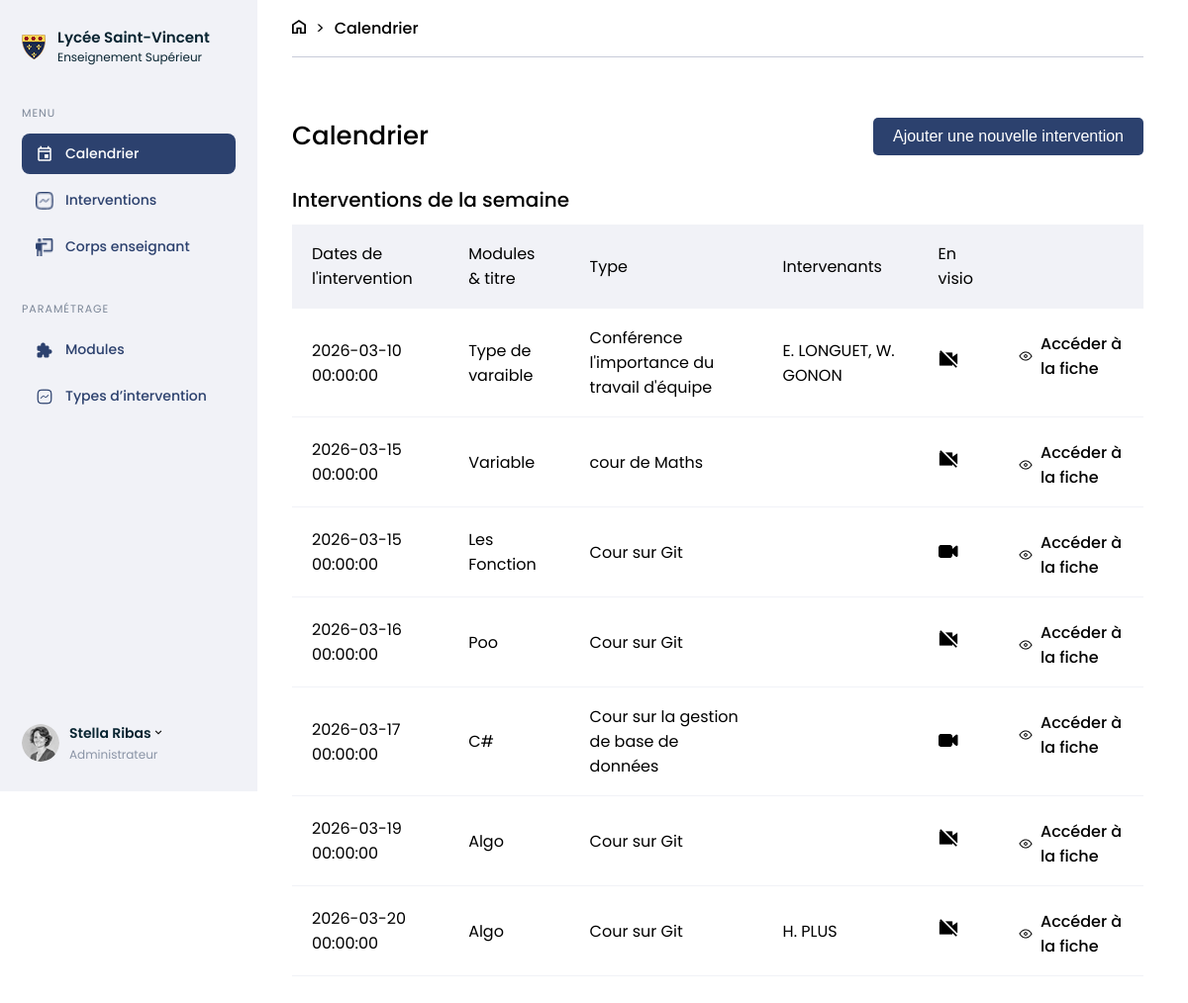
Page /Calendrier.php (signed in) on the earlier database version.
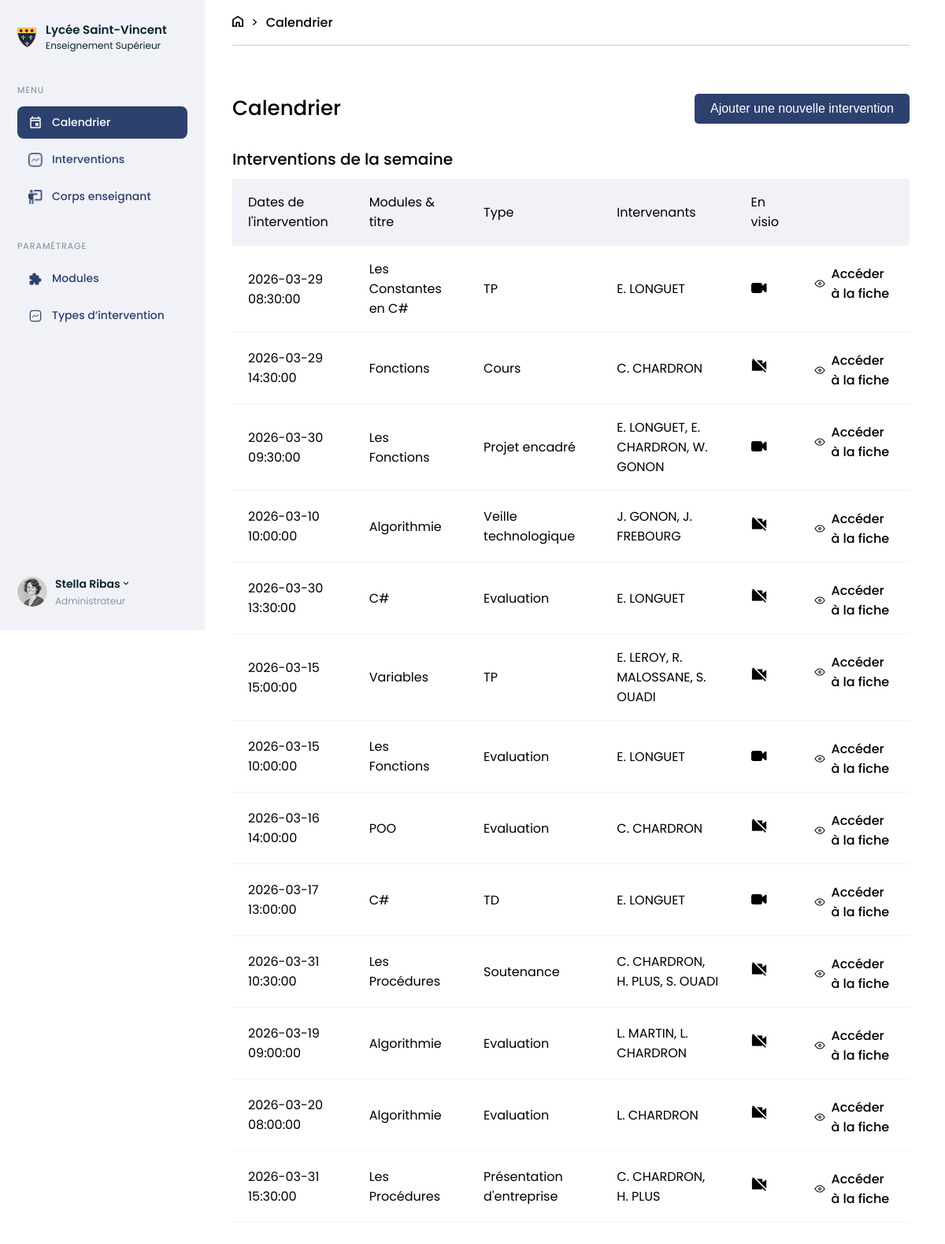
Same page on the later database version.
### tables this page shows
CREATE TABLE IF NOT EXISTS `course` (
  `id` int NOT NULL AUTO_INCREMENT,
  `start_date` datetime NOT NULL,
  `end_date` datetime NOT NULL,
  `intervention_type_id` int NOT NULL,
  `module_id` int NOT NULL,
  `remotely` tinyint(1) DEFAULT NULL,
  `title` varchar(255) NOT NULL,
  PRIMARY KEY (`id`),
  KEY `id_course_module` (`module_id`),
  KEY `id_intervention` (`intervention_type_id`)
);

CREATE TABLE IF NOT EXISTS `module` (
  `id` int NOT NULL AUTO_INCREMENT,
  `code` varchar(50) NOT NULL,
  `parent_id` int DEFAULT NULL,
  `name` varchar(255) NOT NULL,
  `description` text NOT NULL,
  `hours_count` int DEFAULT NULL,
  `capstone_project` tinyint(1) DEFAULT NULL,
  PRIMARY KEY (`id`),
  KEY `parent_id` (`parent_id`) USING BTREE
);

CREATE TABLE IF NOT EXISTS `intervention_type` (
  `id` int NOT NULL AUTO_INCREMENT,
  `name` varchar(255) NOT NULL,
  `description` text NOT NULL,
  `color` varchar(20) NOT NULL,
  PRIMARY KEY (`id`)
);

### public/Calendrier.php (the view, shortened to what this page needs)
<?php
require_once('inclus/Connexion.php');
require_once 'inclus/Header.php';
$active = 'calendrier';
?>
<body>
    <nav>
        <?php require_once('inclus/Menu_gestion_licence.php'); ?>
    </nav>
    <section class="calendar page">
        <div class="breadcrumb">
            <a href="#"><img src="assets/home.png" alt=""></a>
            <p>></p>
            <a href="#">Calendrier</a>
        </div>
        <section class="titles-page">
            <div class="align">
                <h3>Calendrier</h3>
                <div class="button">
                    <button command="show-modal" commandfor="dialog" class="blue-button">Ajouter une nouvelle intervention</button>
                </div>
            </div>
            <h4>Interventions de la semaine</h4>
            <table class="table">
                <tr class="columns">
                    <td>Dates de l'intervention</td>
                    <td>Modules & titre</td>
                    <td>Type</td>
                    <td>Intervenants</td>
                    <td>En visio</td>
                    <td></td>
                </tr>
                <?php
                    $requete = $con->prepare("SELECT id, start_date, end_date, intervention_type_id, module_id, remotely FROM course");
                    $requete->execute();
                    $contenu = $requete->fetchAll(\PDO::FETCH_ASSOC);
                    foreach ($contenu as $valeurs=>$element) {
                        echo "<tr>";
                        echo "<td>". $element["start_date"]. "</td>";
                        $module_id = $element["module_id"];
                        $requete = $con->prepare("SELECT name FROM module WHERE id = :module_id");
                        $requete -> bindParam(':module_id', $module_id);
                        $requete->execute();
                        $nom_module = $requete->fetch(\PDO::FETCH_ASSOC);
                        echo "<td>". $nom_module["name"] . "</td>";
                        $type_intervention = $element["intervention_type_id"];
                        $requete = $con->prepare("SELECT name FROM intervention_type WHERE id = :type_intervention");
                        $requete -> bindParam(':type_intervention', $type_intervention);
                        $requete->execute();
                        $nom_intervention = $requete->fetch(\PDO::FETCH_ASSOC);
                        echo "<td>". $nom_intervention["name"] ."</td>";
                        $id = $element["id"];
                        $requete = $con->prepare("SELECT upper(u.last_name), upper(u.first_name) FROM user u WHERE u.id IN (SELECT i.user_id FROM instructor i WHERE i.id in (SELECT c.instructor_id FROM course_instructor c WHERE c.course_id = :id))");
                        $requete -> bindParam(':id', $id);
                        $requete->execute();
                        $noms_intervenants = $requete->fetchAll(\PDO::FETCH_ASSOC);
                        echo "<td>";
                        $temporaire = "";
                        foreach ($noms_intervenants as $colonne=>$noms){
                            $temporaire .= ", ". $noms["upper(u.first_name)"][0].". ".$noms["upper(u.last_name)"];
                        }
                        echo substr($temporaire, 2);
                        echo "</td>";
                        if ($element["remotely"] == 0){
                            ?><td> <img src="assets/VisioOff.png" alt=""> </td><?php
                        }
                        else {
                            ?><td> <img src="assets/VisioOn.png" alt=""> </td><?php
                        }
                        ?><td class="table_align"><img src="assets/Oeil.png" alt="">
                        <a href="">Accéder à la fiche</a></td>
                        <?php
                        echo "</tr>";
                    }
                ?>
            </table>
        </section>
    </section>
</body>
</html>

### public/inclus/Header.php (shortened to what this page needs)
<!DOCTYPE html>
<html lang="fr">
<head>
    <link rel="stylesheet" href="style.css">
</head>

### public/inclus/Menu_gestion_licence.php (shortened to what this page needs)
<div class="lateral-menu">
    <div class="logo-menu">
        <img src="assets/logo1.png">
        <div class="title-menu">
            <strong>Lycée Saint-Vincent</strong><br>
            <span>Enseignement Supérieur</span>
        </div>
    </div>
    <div class="menu-section">
        <div class="menu-section-title">MENU</div>
            <a href="Calendrier.php" class="menu-item <?php if($active=='calendrier') echo 'active-item-menu'; ?>">
            <img src="<?php if($active=='calendrier') echo 'assets/icon1.png'; else echo 'assets/Blue-calendar.png'?>" class="menu-icon">
            Calendrier </a>
            <a href="Intervention.php" class="menu-item <?php if($active=='interventions') echo 'active-item-menu'; ?>">
            <img src="<?php if($active=='interventions') echo 'assets/White-intervention.png'; else echo 'assets/icon2.png'?>" class="menu-icon">
            Interventions
            </a>
            <a href="Corps_enseignant.php" class="menu-item <?php if($active=='enseignants') echo 'active-item-menu'; ?>">
            <img src="<?php if($active=='enseignants') echo 'assets/white-corps-enseignant.png'; else echo 'assets/icon3.png'?>" class="menu-icon">
            Corps enseignant
            </a>
        </div>
        <div class="menu-section">
            <div class="menu-section-title">PARAMÉTRAGE</div>
                <a href="#" class="menu-item <?php if($active=='modules') echo 'active-item-menu'; ?>">
                <img src="<?php if($active=='modules') echo 'assets/white-module.png'; else echo 'assets/icon4.png'?>" class="menu-icon">
                Modules
                </a>
                <a href="Type_intervention.php" class="menu-item <?php if($active=='types') echo 'active-item-menu'; ?>">
                <img src="<?php if($active=='types') echo 'assets/white-type-intervention.png'; else echo 'assets/icon5.png'?>" class="menu-icon">
                Types d’intervention
                </a>
            </div>
            <div class="user-menu">
                <img src="assets/image1.png" class="avatar-menu">
                <div>
                    <div class="flex">
                        <p class="name-menu">Stella Ribas</p>
                        <a href="#dialog"><img src="assets/chevron-down.png" alt="" style="cursor: pointer;"></a>
                    </div>
                    <p class="menu-role">Administrateur</p>
                </div>
            </div>
        </div>

### public/style.css (style rules this page uses)
nav { position: fixed; }
.page { margin-left: 250px; width: 1385px; }
p, h3 { margin: 0; }
tr { border-bottom: 1px solid #F1F2F7; height: 72px; }
.table_align { display: flex; align-items: center; padding-top: 23px; }
.table_align img { padding-right: 7px; }
.table_align a { text-decoration: none; color: black; }
nav { width: 240px; background-color: #F1F2F7; height: 100vh; }
.breadcrumb { display: inline-flex; height: 57px; width: 100%; align-items: center; gap: 10px; border-bottom: 1px solid #C8CBD9; background-color: white; }
.breadcrumb img { width: 14px; height: 14px; }
body { display: flex; margin: 0; }
.calendar { padding: 0px 45px 45px 45px; font-family: Poppins; }
.titles-page h3 { font-size: 26px; font-weight: 500; margin: 20px 0px; }
.titles-page h4 { font-size: 20px; font-weight: 500; margin: 10px 0px; }
.blue-button { padding: 10px 20px; background-color: #2C416E; color: white; text-align: center; border-radius: 5px; display: inline-block; border: unset; }
.align { display: flex; justify-content: space-between; align-items: center; margin-top: 40px; }
td { padding: 17px 20px; }
table { width: 100%; border-collapse: collapse; }
.columns { background-color: #F1F2F7; }
* { box-sizing: 0; }
.lateral-menu { width:260px; height:100vh; background:#F1F2F7; padding:28px 22px; box-sizing:border-box; display:flex; flex-direction:column; font-family: 'Poppins'; }
.logo-menu { display:flex; align-items:center; gap:12px; margin-bottom:40px; }
.logo-menu img { width:24px; }
.title-menu { line-height:1.2; }
.title-menu strong { font-size:15px; font-weight:600; color:#082431; }
.title-menu span { font-size:12px; color:#082431; }
.menu-section { margin-bottom:28px; }
.menu-section-title { font-family:'Poppins', sans-serif; font-size:11px; letter-spacing:1px; color:#7C8798; margin-bottom:12px; }
.menu-item { display:flex; align-items:center; gap:12px; padding:10px 14px; border-radius:8px; text-decoration:none; font-size:14px; color:#2C416E; margin-bottom:6px; font-weight:500; }
.menu-icon { width:18px; height:18px; }
.active-item-menu { background:#2C416E; color:white; }
.user-menu { margin-top:auto; display:flex; align-items:center; gap:10px; }
.avatar-menu { width:38px; height:38px; border-radius:50%; }
.name-menu { font-size:14px; font-weight:600; color:#082431; }
.menu-role { font-size:12px; color:#8A94A6; }
.flex { display: flex; align-items: center; }
button { font-weight: 500; font-size: 16px; }
a { text-decoration: none; color: black; font-weight: 500; }

Differences in the rows shown:
added course: start_date "2026-03-29 08:30:00", module.name "Les Constantes en C#", intervention_type.name "TP", temporaire "E. LONGUET", remotely 1 (drawn)
added course: start_date "2026-03-29 14:30:00", module.name "Fonctions", intervention_type.name "Cours", temporaire "C. CHARDRON", remotely 0 (drawn)
added course: start_date "2026-03-30 09:30:00", module.name "Les Fonctions", intervention_type.name "Projet encadré", temporaire "E. LONGUET, E. CHARDRON, W. GONON", remotely 1 (drawn)
changed course: start_date "2026-03-10 00:00:00" → "2026-03-10 10:00:00"; module.name "Type de varaible" → "Algorithmie"; intervention_type.name "Conférence l'importance du travail d'équipe" → "Veille technologique"; temporaire "E. LONGUET, W. GONON" → "J. GONON, J. FREBOURG"
added course: start_date "2026-03-30 13:30:00", module.name "C#", intervention_type.name "Evaluation", temporaire "E. LONGUET", remotely 0 (drawn)
changed course: start_date "2026-03-15 00:00:00" → "2026-03-15 15:00:00"; module.name "Variable" → "Variables"; intervention_type.name "cour de Maths" → "TP"; temporaire (not shown) → "E. LEROY, R. MALOSSANE, S. OUADI"
changed course (number 7 of 13 on the later page): start_date "2026-03-15 00:00:00" → "2026-03-15 10:00:00"; module.name "Les Fonction" → "Les Fonctions"; intervention_type.name "Cour sur Git" → "Evaluation"; temporaire (not shown) → "E. LONGUET"
changed course: start_date "2026-03-16 00:00:00" → "2026-03-16 14:00:00"; module.name "Poo" → "POO"; intervention_type.name "Cour sur Git" → "Evaluation"; temporaire (not shown) → "C. CHARDRON"
changed course (number 9 of 13 on the later page): start_date "2026-03-17 00:00:00" → "2026-03-17 13:00:00"; intervention_type.name "Cour sur la gestion de base de données" → "TD"; temporaire (not shown) → "E. LONGUET"
added course: start_date "2026-03-31 10:30:00", module.name "Les Procédures", intervention_type.name "Soutenance", temporaire "C. CHARDRON, H. PLUS, S. OUADI", remotely 0 (drawn)
changed course (number 11 of 13 on the later page): start_date "2026-03-19 00:00:00" → "2026-03-19 09:00:00"; module.name "Algo" → "Algorithmie"; intervention_type.name "Cour sur Git" → "Evaluation"; temporaire (not shown) → "L. MARTIN, L. CHARDRON"
changed course (number 12 of 13 on the later page): start_date "2026-03-20 00:00:00" → "2026-03-20 08:00:00"; module.name "Algo" → "Algorithmie"; intervention_type.name "Cour sur Git" → "Evaluation"; temporaire "H. PLUS" → "L. CHARDRON"
added course: start_date "2026-03-31 15:30:00", module.name "Les Procédures", intervention_type.name "Présentation d'entreprise", temporaire "C. CHARDRON, H. PLUS", remotely 0 (drawn)
